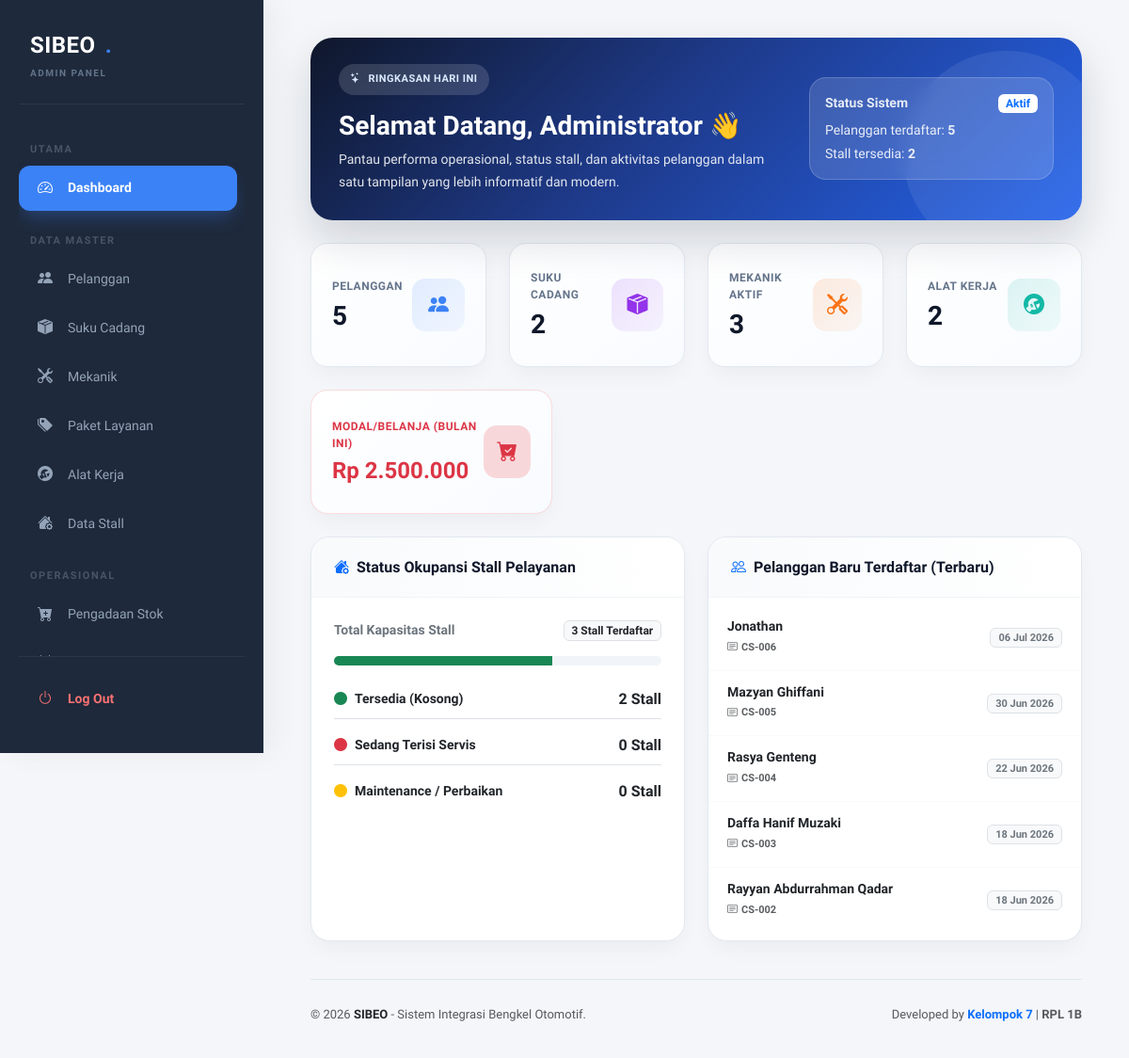
/admin/dashboard.php, run on an earlier commit of the app's database.
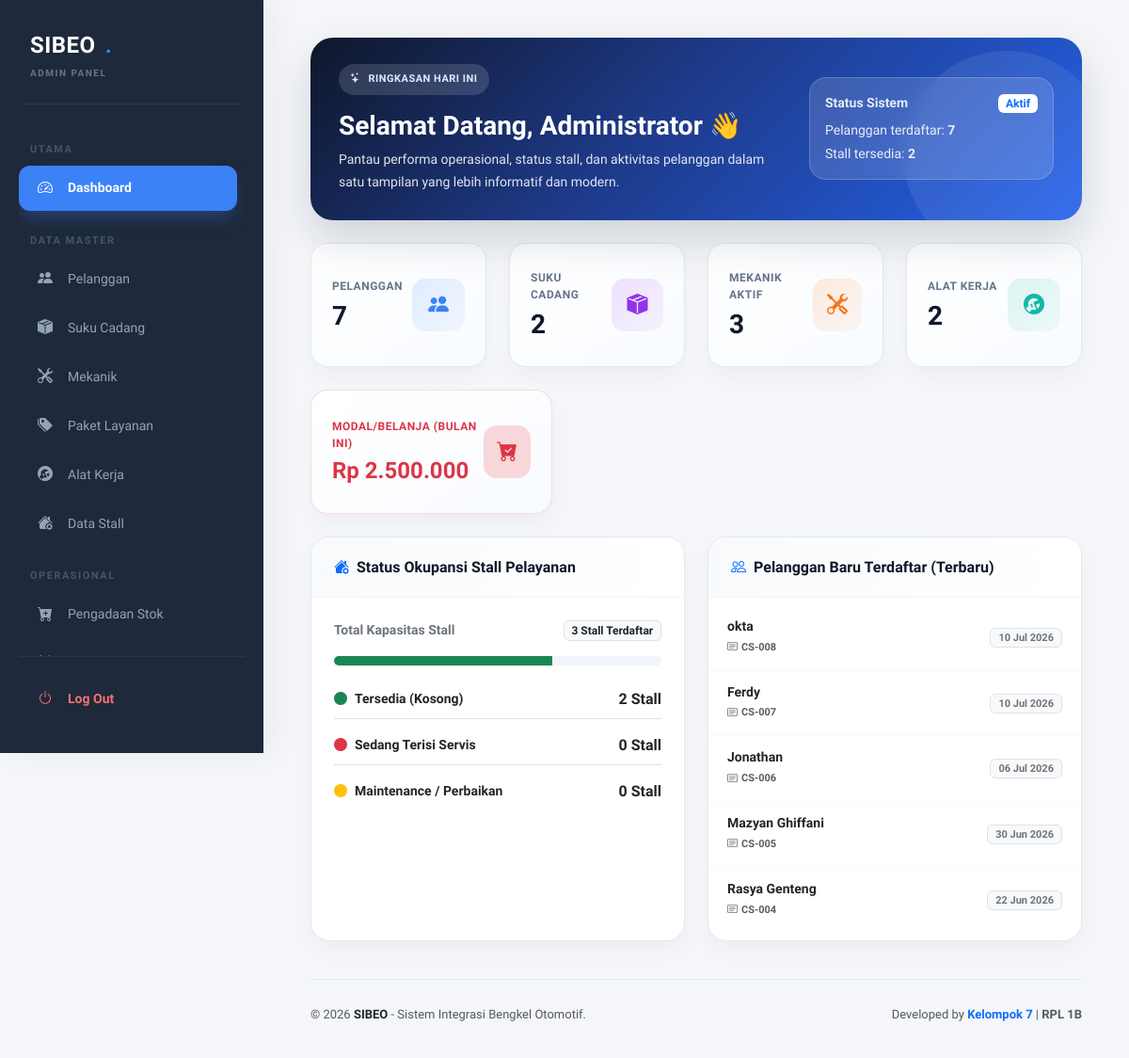
And on a later commit of the database.
### tables this page shows
CREATE TABLE `tbl_pelanggan` (
  `id_pelanggan` int(11) NOT NULL,
  `nomor_pelanggan` varchar(20) NOT NULL,
  `nama_lengkap` varchar(100) NOT NULL,
  `nik` varchar(16) NOT NULL,
  `no_telepon` varchar(15) NOT NULL,
  `email` varchar(100) NOT NULL,
  `alamat` text NOT NULL,
  `password` varchar(50) NOT NULL,
  `status` enum('aktif','nonaktif') NOT NULL DEFAULT 'aktif',
  `created_at` timestamp NOT NULL DEFAULT current_timestamp()
);

### admin/dashboard.php (the view, shortened to what the changed rows need)
<?php
include "../config/koneksi.php";
$total_pelanggan   = mysqli_num_rows(mysqli_query($koneksi, "SELECT id_pelanggan FROM tbl_pelanggan"));
$query_recent_cust = mysqli_query($koneksi, "SELECT nama_lengkap, nomor_pelanggan, created_at FROM tbl_pelanggan ORDER BY id_pelanggan DESC LIMIT 5");
function safe_text($value) {
    return htmlspecialchars((string)$value, ENT_QUOTES, 'UTF-8');
}
?>
<!DOCTYPE html>
<html lang="id">
<head>
    <link href="https://cdn.jsdelivr.net/npm/bootstrap@5.3.0/dist/css/bootstrap.min.css" rel="stylesheet">
    <link rel="stylesheet" href="https://cdn.jsdelivr.net/npm/bootstrap-icons@1.11.1/font/bootstrap-icons.css">
</head>
<body>
<div class="layout-wrapper">
    <div class="main-canvas">
        <div class="hero-banner mb-4">
            <div class="d-flex flex-column flex-lg-row justify-content-between align-items-lg-center gap-4">
                <div class="hero-side-card">
                    <div class="small" style="opacity: 0.92;">Pelanggan terdaftar: <strong><?= $total_pelanggan; ?></strong></div>
                </div>
            </div>
        </div>
        <div class="row g-4 mb-4">
            <div class="col-12 col-sm-6 col-xl-3">
                <div class="widget-stat-card">
                    <div>
                        <p class="widget-info-title">Pelanggan</p>
                        <h3 class="widget-info-value"><?= $total_pelanggan; ?></h3>
                    </div>
                </div>
            </div>
        </div>
        <div class="row g-4">
            <div class="col-12 col-lg-6">
                <div class="data-card-premium h-100">
                    <div class="py-2">
                        <?php
                        if (mysqli_num_rows($query_recent_cust) > 0) {
                            while ($cust = mysqli_fetch_assoc($query_recent_cust)) {
                                ?>
                                <div class="recent-item">
                                    <div>
                                        <h6 class="m-0 fw-bold text-dark small" style="font-size:14px;"><?= safe_text($cust['nama_lengkap']); ?></h6>
                                        <span class="text-muted" style="font-size:11px; font-weight:600;"><i class="bi bi-card-text me-1"></i><?= safe_text($cust['nomor_pelanggan']); ?></span>
                                    </div>
                                    <span class="badge bg-light text-secondary border px-2 py-1 small" style="font-size:11px;">
                                        <?= date('d M Y', strtotime($cust['created_at'])); ?>
                                    </span>
                                </div>
                                <?php
                            }
                        } else {
                            echo '<div class="text-center text-muted py-5 small"><i class="bi bi-person-x d-block fs-3 mb-2 opacity-50"></i>Belum ada data pelanggan baru.</div>';
                        }
                        ?>
                    </div>
                </div>
            </div>
        </div>
    </div>
</div>
</body>
</html>

What changed in the data, as far as the page shows it:
no longer on this page (row edited): tbl_pelanggan: nama_lengkap "Daffa Hanif Muzaki", nomor_pelanggan "CS-003", created_at "18 Jun 2026"
no longer on this page (row edited): tbl_pelanggan: nama_lengkap "Rayyan Abdurrahman Qadar", nomor_pelanggan "CS-002", created_at "18 Jun 2026"
added tbl_pelanggan: nama_lengkap "okta", nomor_pelanggan "CS-008", created_at "10 Jul 2026"
added tbl_pelanggan: nama_lengkap "Ferdy", nomor_pelanggan "CS-007", created_at "10 Jul 2026"
Also different on the page:
$total_pelanggan: "5" → "7"
